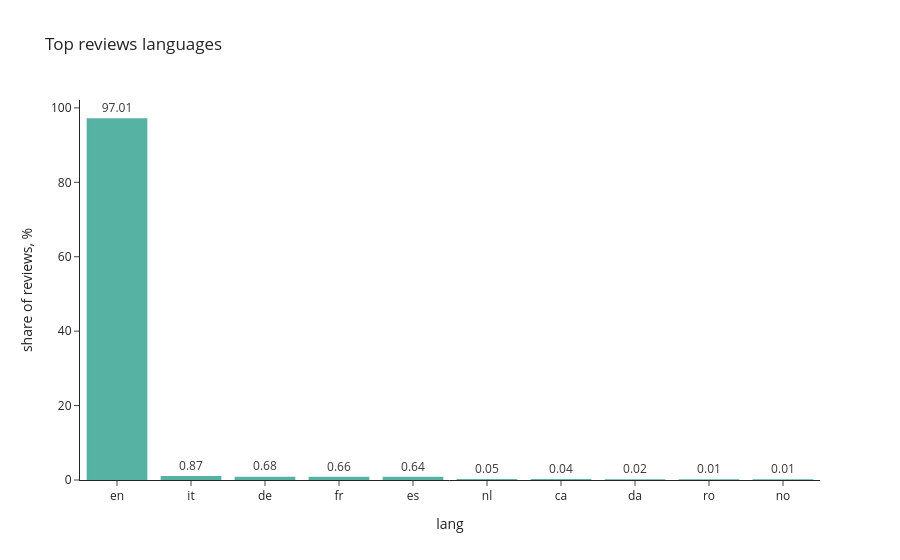

Source (notebook cell):
### Code cell
# レビューの言語の分布を可視化.
fig = px.bar(
    100 * filt_df.lang.value_counts(normalize = True).head(10),
    text_auto = '.2f',
    labels = {'value': 'share of reviews, %', 'index': 'language'},
    title = 'Top reviews languages'
)

fig.update_layout(showlegend = False)

fig.update_traces(marker_color=colormap[6],
                  marker_line_color=colormap[6],
                  marker_line_width=1.5,
                  opacity=0.9)

fig.update_traces(textfont_size=12, textangle=0, textposition="outside", cliponaxis=False)

### Figure 1 — Plotly figure (JSON) as saved in the notebook; plotly's stock layout.template omitted (floating-point values rounded to 4 significant figures)
{"data": [{"cliponaxis": false, "hovertemplate": "variable=proportion<br>lang=%{x}<br>share of reviews, %=%{y}<extra></extra>", "legendgroup": "proportion", "marker": {"color": "rgb(68, 170, 153)", "line": {"color": "rgb(68, 170, 153)", "width": 1.5}, "pattern": {"shape": ""}}, "name": "proportion", "opacity": 0.9, "orientation": "v", "showlegend": true, "textangle": 0, "textfont": {"size": 12}, "textposition": "outside", "texttemplate": "%{y:.2f}", "type": "bar", "x": ["en", "it", "de", "fr", "es", "nl", "ca", "da", "ro", "no"], "xaxis": "x", "y": [97.01, 0.8654, 0.6776, 0.6613, 0.645, 0.04898, 0.04082, 0.01633, 0.008164, 0.008164], "yaxis": "y"}], "layout": {"barmode": "relative", "legend": {"title": {"text": "variable"}, "tracegroupgap": 0}, "showlegend": false, "title": {"text": "Top reviews languages"}, "xaxis": {"anchor": "y", "domain": [0, 1], "title": {"text": "lang"}}, "yaxis": {"anchor": "x", "domain": [0, 1], "title": {"text": "share of reviews, %"}}}}
